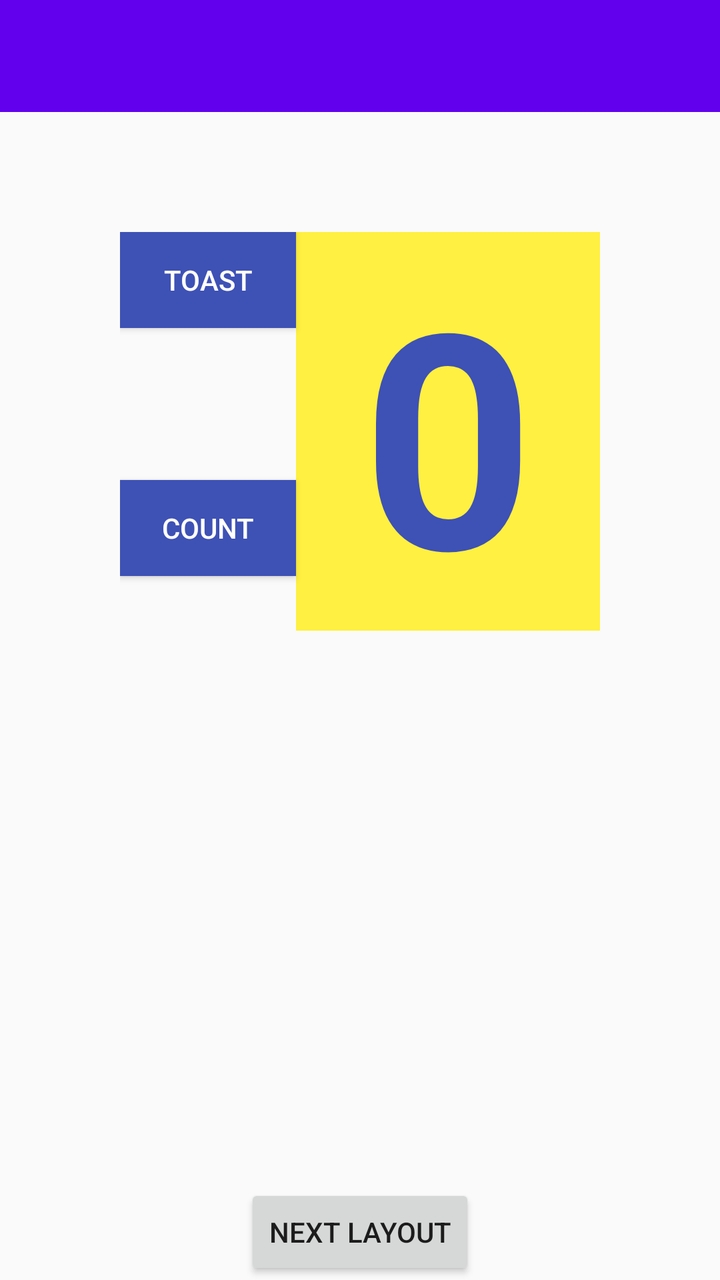
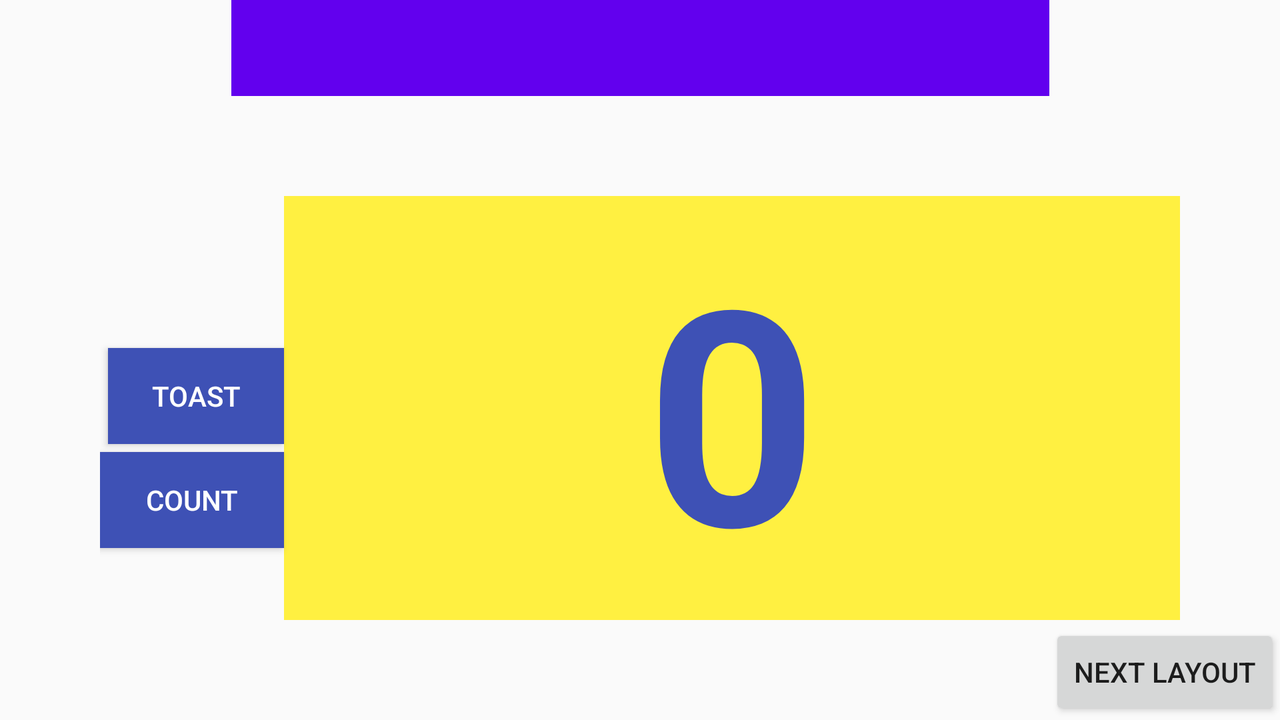

One screen, two layout resources from the same app: the default and the repository's alternative for another configuration. Each is rendered where Android would select it; the XML of both is given below.
<!-- AndroidManifest.xml: application theme Theme.TestApp -->
<!-- res/layout/activity_layouts_constraint.xml -->
<?xml version="1.0" encoding="utf-8"?>
<android.support.constraint.ConstraintLayout xmlns:android="http://schemas.android.com/apk/res/android"
    xmlns:app="http://schemas.android.com/apk/res-auto"
    xmlns:tools="http://schemas.android.com/tools"
    android:layout_width="match_parent"
    android:layout_height="match_parent">

    <android.support.v7.widget.Toolbar
        android:id="@+id/toolbar2"
        android:layout_width="409dp"
        android:layout_height="wrap_content"
        android:background="?attr/colorPrimary"
        android:minHeight="?attr/actionBarSize"
        android:theme="?attr/actionBarTheme"
        app:layout_constraintEnd_toEndOf="parent"
        app:layout_constraintStart_toStartOf="parent"
        app:layout_constraintTop_toTopOf="parent" />

    <android.support.constraint.ConstraintLayout
        android:layout_width="0dp"
        android:layout_height="0dp"
        android:layout_margin="60dp"
        android:orientation="vertical"
        app:layout_constraintBottom_toBottomOf="parent"
        app:layout_constraintEnd_toEndOf="parent"
        app:layout_constraintStart_toStartOf="parent"
        app:layout_constraintTop_toBottomOf="@+id/toolbar2"
        app:layout_constraintVertical_bias="1.0">>

        <Button
            android:id="@+id/toastButton"
            style="@style/Widget.AppCompat.Button"
            android:layout_width="wrap_content"
            android:layout_height="wrap_content"
            android:background="@color/layout_blue"
            android:backgroundTint="@color/layout_blue"
            android:onClick="toast"
            android:text="toast"
            android:textColor="#FFFFFF"
            app:layout_constraintStart_toStartOf="parent"
            app:layout_constraintTop_toTopOf="parent" />

        <TextView
            android:id="@+id/countView"
            android:layout_width="0dp"
            android:layout_height="wrap_content"
            android:background="@color/layout_yellow"
            android:gravity="center"
            android:text="0"
            android:textAlignment="center"
            android:textColor="@color/layout_blue"
            android:textSize="150sp"
            android:textStyle="bold"
            app:layout_constraintEnd_toEndOf="parent"
            app:layout_constraintStart_toEndOf="@+id/toastButton"
            app:layout_constraintTop_toTopOf="parent" />

        <Button
            android:id="@+id/countButton"
            android:layout_width="0dp"
            android:layout_height="wrap_content"
            android:layout_marginTop="76dp"
            android:background="@color/layout_blue"
            android:backgroundTint="@color/layout_blue"
            android:onClick="add"
            android:text="Count"
            android:textColor="#FFFFFF"
            app:layout_constraintEnd_toStartOf="@+id/countView"
            app:layout_constraintStart_toStartOf="parent"
            app:layout_constraintTop_toBottomOf="@+id/toastButton" />
    </android.support.constraint.ConstraintLayout>

    <Button
        android:id="@+id/constraint"
        android:layout_width="wrap_content"
        android:layout_height="wrap_content"
        android:onClick="changeLayout"
        android:text="next layout"
        app:layout_constraintBottom_toBottomOf="parent"
        app:layout_constraintEnd_toEndOf="parent"
        app:layout_constraintStart_toStartOf="parent" />

</android.support.constraint.ConstraintLayout>
<!-- resources referenced by this layout -->
<resources>
  <color name="layout_blue">#3E51B5</color>
  <color name="layout_yellow">#FFF041</color>
  <style name="Theme.TestApp" parent="Theme.AppCompat.Light.NoActionBar">
          
          <item name="colorPrimary">@color/purple_500</item>
          <item name="colorPrimaryDark">@color/purple_700</item>
          <item name="colorAccent">@color/teal_200</item>
          
      </style>
  <color name="purple_500">#FF6200EE</color>
  <color name="purple_700">#FF3700B3</color>
  <color name="teal_200">#FF03DAC5</color>
</resources>
<!-- res/layout-land/activity_layouts_constraint.xml (the repository's variant of the layout above) -->
<!-- drawn on the phone turned sideways -->
<?xml version="1.0" encoding="utf-8"?>
<android.support.constraint.ConstraintLayout xmlns:android="http://schemas.android.com/apk/res/android"
    xmlns:app="http://schemas.android.com/apk/res-auto"
    xmlns:tools="http://schemas.android.com/tools"
    android:layout_width="match_parent"
    android:layout_height="match_parent">

    <android.support.v7.widget.Toolbar
        android:id="@+id/toolbar2"
        android:layout_width="409dp"
        android:layout_height="wrap_content"
        android:background="?attr/colorPrimary"
        android:minHeight="?attr/actionBarSize"
        android:theme="?attr/actionBarTheme"
        app:layout_constraintEnd_toEndOf="parent"
        app:layout_constraintStart_toStartOf="parent"
        app:layout_constraintTop_toTopOf="parent" />

    <android.support.constraint.ConstraintLayout
        android:layout_width="0dp"
        android:layout_height="0dp"
        android:layout_margin="50dp"
        android:orientation="vertical"
        app:layout_constraintBottom_toBottomOf="parent"
        app:layout_constraintEnd_toEndOf="parent"
        app:layout_constraintStart_toStartOf="parent"
        app:layout_constraintTop_toBottomOf="@+id/toolbar2">

        <Button
            android:id="@+id/toastButton"
            style="@style/Widget.AppCompat.Button"
            android:layout_width="wrap_content"
            android:layout_height="wrap_content"
            android:layout_marginStart="4dp"
            android:layout_marginTop="76dp"
            android:background="@color/layout_blue"
            android:backgroundTint="@color/layout_blue"
            android:onClick="toast"
            android:text="toast"
            android:textColor="#FFFFFF"
            app:layout_constraintStart_toStartOf="parent"
            app:layout_constraintTop_toTopOf="parent" />

        <TextView
            android:id="@+id/countView"
            android:layout_width="0dp"
            android:layout_height="0dp"
            android:background="@color/layout_yellow"
            android:gravity="center"
            android:text="0"
            android:textAlignment="center"
            android:textColor="@color/layout_blue"
            android:textSize="150sp"
            android:textStyle="bold"
            app:layout_constraintBottom_toBottomOf="parent"
            app:layout_constraintEnd_toEndOf="parent"
            app:layout_constraintStart_toEndOf="@+id/toastButton"
            app:layout_constraintTop_toTopOf="parent" />

        <Button
            android:id="@+id/countButton"
            android:layout_width="0dp"
            android:layout_height="wrap_content"
            android:layout_marginTop="4dp"
            android:background="@color/layout_blue"
            android:backgroundTint="@color/layout_blue"
            android:onClick="add"
            android:text="Count"
            android:textColor="#FFFFFF"
            app:layout_constraintEnd_toStartOf="@+id/countView"
            app:layout_constraintHorizontal_bias="1.0"
            app:layout_constraintStart_toStartOf="parent"
            app:layout_constraintTop_toBottomOf="@+id/toastButton" />
    </android.support.constraint.ConstraintLayout>

    <Button
        android:id="@+id/constraint"
        android:layout_width="wrap_content"
        android:layout_height="wrap_content"
        android:onClick="changeLayout"
        android:text="next layout"
        app:layout_constraintBottom_toBottomOf="parent"
        app:layout_constraintEnd_toEndOf="parent" />

</android.support.constraint.ConstraintLayout>
